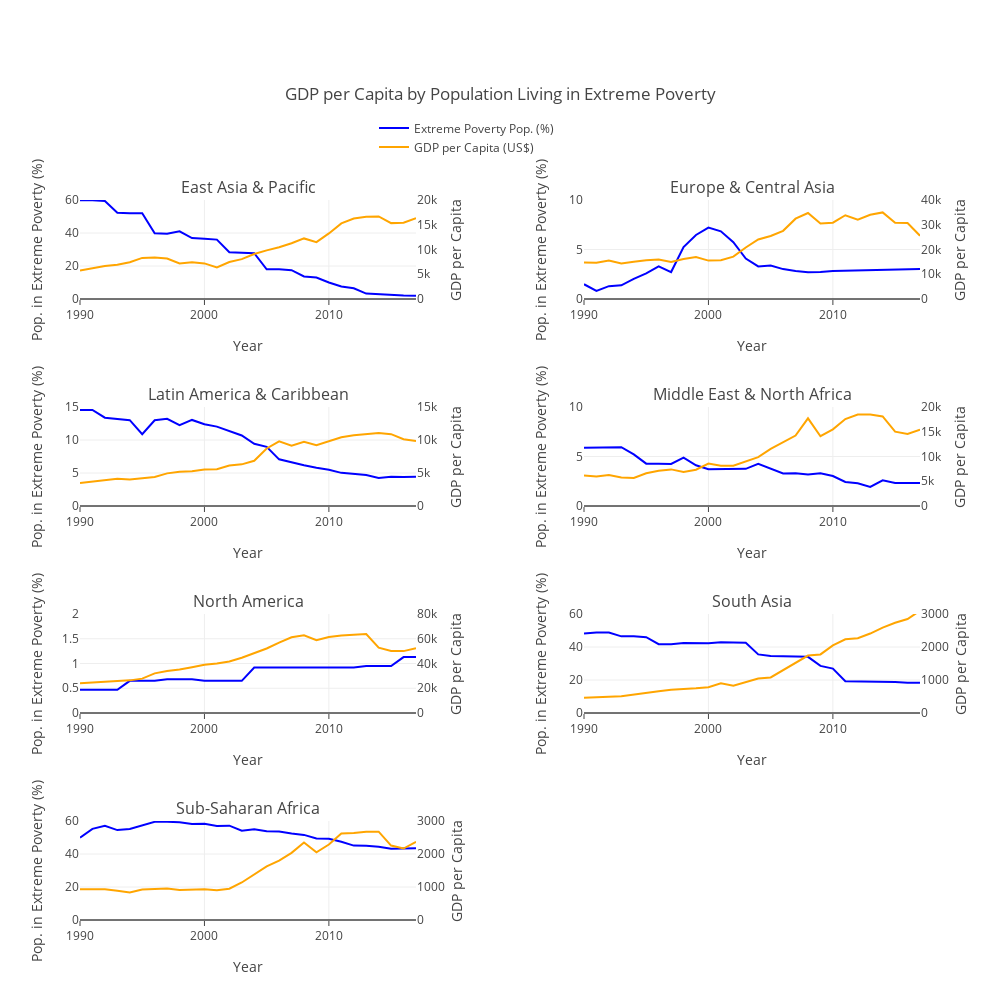

The code cell stored with this chart in its notebook:
### Code cell
fig = go.Figure()
fig = tools.make_subplots(
        rows=4, 
        cols=2, 
        subplot_titles=[reg for reg in grouped_econ_ext_poverty['Region'].unique()],
        vertical_spacing=0.15,
        horizontal_spacing=0.20)

perc_pop_ext_poverty = []
gdp_per_capita = []
for region in grouped_econ_ext_poverty['Region'].unique():
    g_econ_ext_pov_region = grouped_econ_ext_poverty[grouped_econ_ext_poverty['Region'] == region]
    
    gdp_per_capita.append(
        go.Scatter(
            x=g_econ_ext_pov_region['Year'], 
            y=g_econ_ext_pov_region['GDP per Capita(US$)'], 
            name='GDP per Capita (US$)', 
            mode='lines',
            showlegend=False,
            marker=go.scatter.Marker(color='Orange')
        )
    )
    
    perc_pop_ext_poverty.append(
        go.Scatter(
            x=g_econ_ext_pov_region['Year'], 
            y=g_econ_ext_pov_region['Mean Pop. in Extreme Poverty'], 
            name='Extreme Poverty Pop. (%)', 
            mode='lines',
            showlegend=False,
            marker=go.scatter.Marker(color='Blue')
        )
    )

fig['layout'].update(
    go.Layout(
        height=1000,
        width=1000,
        title='GDP per Capita by Population Living in Extreme Poverty',
        xaxis1= go.layout.XAxis(title='Year', ticklen=5),
        xaxis2= go.layout.XAxis(title='Year', ticklen=5),
        xaxis3= go.layout.XAxis(title='Year', ticklen=5),
        xaxis4= go.layout.XAxis(title='Year', ticklen=5),
        xaxis5= go.layout.XAxis(title='Year', ticklen=5),
        xaxis6= go.layout.XAxis(title='Year', ticklen=5),
        xaxis7= go.layout.XAxis(title='Year', ticklen=5),
        yaxis1= go.layout.YAxis(title='Pop. in Extreme Poverty (%)', range=[0,60]),
        yaxis2= go.layout.YAxis(title='Pop. in Extreme Poverty (%)', range=[0,10]),
        yaxis3= go.layout.YAxis(title='Pop. in Extreme Poverty (%)', range=[0,15]),
        yaxis4= go.layout.YAxis(title='Pop. in Extreme Poverty (%)', range=[0,10]),
        yaxis5= go.layout.YAxis(title='Pop. in Extreme Poverty (%)', range=[0,2]),
        yaxis6= go.layout.YAxis(title='Pop. in Extreme Poverty (%)', range=[0,60]),
        yaxis7= go.layout.YAxis(title='Pop. in Extreme Poverty (%)', range=[0,60]),
        yaxis8= go.layout.YAxis(title='GDP per Capita', overlaying='y1', anchor='x1', side='right', range=[0, 20000], showgrid=False),
        yaxis9= go.layout.YAxis(title='GDP per Capita', overlaying='y2', anchor='x2', side='right', range=[0, 40000], showgrid=False),
        yaxis10=go.layout.YAxis(title='GDP per Capita', overlaying='y3', anchor='x3', side='right', range=[0, 15000], showgrid=False),
        yaxis11=go.layout.YAxis(title='GDP per Capita', overlaying='y4', anchor='x4', side='right', range=[0, 20000], showgrid=False),
        yaxis12=go.layout.YAxis(title='GDP per Capita', overlaying='y5', anchor='x5', side='right', range=[0, 80000], showgrid=False),
        yaxis13=go.layout.YAxis(title='GDP per Capita', overlaying='y6', anchor='x6', side='right', range=[0, 3000], showgrid=False),
        yaxis14=go.layout.YAxis(title='GDP per Capita', overlaying='y7', anchor='x7', side='right', range=[0, 3000], showgrid=False),
        margin=dict(t=200),
        legend=dict(x=0.35, y=1.12),
        #annotations=[
        #    dict(
        #        text='Pay Attention to the y axis scale on each chart',
        #        font=dict(size=13),
        #        showarrow=False,
        #        x=0.6,
        #        y=1.03,
        #        xref='paper',
        #        yref='paper'
        #   )
        #]
    )
)

for i in range(7):
    col = i%2 + 1
    row = i//2 + 1
    if i == 0:
        perc_pop_ext_poverty[i]['showlegend'] = True
        gdp_per_capita[i]['showlegend'] = True
        
    fig.append_trace(perc_pop_ext_poverty[i], row, col)
    fig.append_trace(gdp_per_capita[i], row, col)

for i in range(7):
    fig['data'][2*i+1].update(yaxis='y{one}'.format(one=8+i))

py(fig, filename='Small Multiples: GDP per capita and Extreme Poverty Pop.(%)')

### Figure 1 — Plotly figure (JSON) as saved in the notebook; plotly's stock layout.template omitted (floating-point values rounded to 4 significant figures)
{"data": [{"marker": {"color": "Blue"}, "mode": "lines", "name": "Extreme Poverty Pop. (%)", "showlegend": true, "type": "scatter", "uid": "de917e78-ac6a-4182-a1c9-5aa37aad4578", "x": ["1990", "1991", "1992", "1993", "1994", "1995", "1996", "1997", "1998", "1999", "2000", "2001", "2002", "2003", "2004", "2005", "2006", "2007", "2008", "2009", "2010", "2011", "2012", "2013", "2014", "2015", "2016", "2017"], "xaxis": "x", "y": [59.82, 59.86, 59.34, 52.25, 52.04, 51.98, 39.78, 39.5, 40.99, 36.93, 36.47, 35.99, 28.29, 28.19, 27.79, 18.02, 18.08, 17.44, 13.69, 13.06, 10, 7.6, 6.49, 3.28, 2.78, 2.16, 2.06, 1.97], "yaxis": "y"}, {"marker": {"color": "Orange"}, "mode": "lines", "name": "GDP per Capita (US$)", "showlegend": true, "type": "scatter", "uid": "b804d5b4-1472-41e2-845c-3a4208444874", "x": ["1990", "1991", "1992", "1993", "1994", "1995", "1996", "1997", "1998", "1999", "2000", "2001", "2002", "2003", "2004", "2005", "2006", "2007", "2008", "2009", "2010", "2011", "2012", "2013", "2014", "2015", "2016", "2017"], "xaxis": "x", "y": [5760.0, 6176.0, 6683.0, 6904.0, 7430.0, 8303.0, 8404.0, 8168.0, 7197.0, 7409.0, 7191.0, 6367.0, 7461.0, 8061.0, 9090.0, 9827.0, 10460.0, 11270.0, 12240.0, 11480.0, 13250.0, 15280.0, 16270.0, 16620.0, 16680.0, 15330.0, 15400.0, 16330.0], "yaxis": "y8"}, {"marker": {"color": "Blue"}, "mode": "lines", "name": "Extreme Poverty Pop. (%)", "showlegend": false, "type": "scatter", "uid": "a48f7f11-7b25-4feb-b093-ef212474316e", "x": ["1990", "1991", "1992", "1993", "1994", "1995", "1996", "1997", "1998", "1999", "2000", "2001", "2002", "2003", "2004", "2005", "2006", "2007", "2008", "2009", "2010", "2011", "2012", "2013", "2014", "2015", "2016", "2017"], "xaxis": "x2", "y": [1.49, 0.81, 1.3, 1.38, 2.04, 2.59, 3.29, 2.72, 5.25, 6.47, 7.21, 6.84, 5.74, 4.08, 3.29, 3.39, 3.02, 2.82, 2.7, 2.72, 2.83, 2.86, 2.89, 2.94, 2.92, 2.98, 3, 3.03], "yaxis": "y2"}, {"marker": {"color": "Orange"}, "mode": "lines", "name": "GDP per Capita (US$)", "showlegend": false, "type": "scatter", "uid": "5ae126a4-5b7c-4fca-91c3-6d92f64fe51d", "x": ["1990", "1991", "1992", "1993", "1994", "1995", "1996", "1997", "1998", "1999", "2000", "2001", "2002", "2003", "2004", "2005", "2006", "2007", "2008", "2009", "2010", "2011", "2012", "2013", "2014", "2015", "2016", "2017"], "xaxis": "x2", "y": [14710.0, 14640.0, 15580.0, 14390.0, 15060.0, 15700.0, 15970.0, 14980.0, 16160.0, 16940.0, 15510.0, 15650.0, 17130.0, 20810.0, 24050.0, 25460.0, 27550.0, 32460.0, 34740.0, 30520.0, 30850.0, 33830.0, 32020.0, 34030.0, 34990.0, 30770.0, 30740.0, 25580.0], "yaxis": "y9"}, {"marker": {"color": "Blue"}, "mode": "lines", "name": "Extreme Poverty Pop. (%)", "showlegend": false, "type": "scatter", "uid": "9567a4f7-ab78-480a-b0ed-544f13d0e2b7", "x": ["1990", "1991", "1992", "1993", "1994", "1995", "1996", "1997", "1998", "1999", "2000", "2001", "2002", "2003", "2004", "2005", "2006", "2007", "2008", "2009", "2010", "2011", "2012", "2013", "2014", "2015", "2016", "2017"], "xaxis": "x3", "y": [14.56, 14.56, 13.38, 13.22, 13.01, 10.89, 12.99, 13.2, 12.26, 13.04, 12.38, 12.03, 11.37, 10.69, 9.43, 8.96, 7.07, 6.59, 6.16, 5.8, 5.49, 5.02, 4.88, 4.68, 4.25, 4.42, 4.39, 4.45], "yaxis": "y3"}, {"marker": {"color": "Orange"}, "mode": "lines", "name": "GDP per Capita (US$)", "showlegend": false, "type": "scatter", "uid": "ddb065d7-84c6-4915-a1b7-a4fea82eb6d4", "x": ["1990", "1991", "1992", "1993", "1994", "1995", "1996", "1997", "1998", "1999", "2000", "2001", "2002", "2003", "2004", "2005", "2006", "2007", "2008", "2009", "2010", "2011", "2012", "2013", "2014", "2015", "2016", "2017"], "xaxis": "x3", "y": [3498.0, 3740.0, 3896.0, 4128.0, 4016.0, 4228.0, 4400.0, 4944.0, 5191.0, 5267, 5526.0, 5580.0, 6141.0, 6310.0, 6853.0, 8716.0, 9800.0, 9121.0, 9719.0, 9211.0, 9870.0, 10420.0, 10700.0, 10860.0, 11070.0, 10890.0, 10110.0, 9851.0], "yaxis": "y10"}, {"marker": {"color": "Blue"}, "mode": "lines", "name": "Extreme Poverty Pop. (%)", "showlegend": false, "type": "scatter", "uid": "4bc42609-ef59-49de-a303-3a2f6d8e7184", "x": ["1990", "1991", "1992", "1993", "1994", "1995", "1996", "1997", "1998", "1999", "2000", "2001", "2002", "2003", "2004", "2005", "2006", "2007", "2008", "2009", "2010", "2011", "2012", "2013", "2014", "2015", "2016", "2017"], "xaxis": "x4", "y": [5.89, 5.89, 5.94, 5.94, 5.21, 4.28, 4.28, 4.25, 4.88, 4.11, 3.72, 3.71, 3.75, 3.75, 4.25, 3.78, 3.29, 3.31, 3.18, 3.31, 3.03, 2.43, 2.3, 1.92, 2.59, 2.32, 2.34, 2.33], "yaxis": "y4"}, {"marker": {"color": "Orange"}, "mode": "lines", "name": "GDP per Capita (US$)", "showlegend": false, "type": "scatter", "uid": "4efb6182-8adf-496a-8277-cb4e7af20b08", "x": ["1990", "1991", "1992", "1993", "1994", "1995", "1996", "1997", "1998", "1999", "2000", "2001", "2002", "2003", "2004", "2005", "2006", "2007", "2008", "2009", "2010", "2011", "2012", "2013", "2014", "2015", "2016", "2017"], "xaxis": "x4", "y": [6141.0, 5950.0, 6245.0, 5752.0, 5666.0, 6608.0, 7138.0, 7396.0, 6852.0, 7334.0, 8569.0, 8155.0, 8156.0, 9043.0, 9880.0, 11520.0, 12940.0, 14220.0, 17720.0, 14090.0, 15480.0, 17560.0, 18476, 18470.0, 18095, 15020.0, 14570.0, 15440.0], "yaxis": "y11"}, {"marker": {"color": "Blue"}, "mode": "lines", "name": "Extreme Poverty Pop. (%)", "showlegend": false, "type": "scatter", "uid": "9a0fbfe7-c73f-417d-9f0a-535f352bbf87", "x": ["1990", "1991", "1992", "1993", "1994", "1995", "1996", "1997", "1998", "1999", "2000", "2001", "2002", "2003", "2004", "2005", "2006", "2007", "2008", "2009", "2010", "2011", "2012", "2013", "2014", "2015", "2016", "2017"], "xaxis": "x5", "y": [0.47, 0.47, 0.47, 0.47, 0.65, 0.65, 0.65, 0.68, 0.68, 0.68, 0.65, 0.65, 0.65, 0.65, 0.92, 0.92, 0.92, 0.92, 0.92, 0.92, 0.92, 0.92, 0.92, 0.95, 0.95, 0.95, 1.13, 1.13], "yaxis": "y5"}, {"marker": {"color": "Orange"}, "mode": "lines", "name": "GDP per Capita (US$)", "showlegend": false, "type": "scatter", "uid": "d0046362-e456-4699-9c41-f24c3d501c05", "x": ["1990", "1991", "1992", "1993", "1994", "1995", "1996", "1997", "1998", "1999", "2000", "2001", "2002", "2003", "2004", "2005", "2006", "2007", "2008", "2009", "2010", "2011", "2012", "2013", "2014", "2015", "2016", "2017"], "xaxis": "x5", "y": [24060.0, 24590.0, 24980.0, 25790.0, 26370.0, 27780.0, 32030.0, 33940.0, 35070.0, 37010.0, 38950.0, 39950.0, 41640.0, 44650.0, 48087, 52130.0, 56910.0, 61150.0, 62870.0, 58750.0, 61370.0, 62650.0, 63190.0, 63760.0, 52830.0, 50070.0, 50010.0, 52400.0], "yaxis": "y12"}, {"marker": {"color": "Blue"}, "mode": "lines", "name": "Extreme Poverty Pop. (%)", "showlegend": false, "type": "scatter", "uid": "8046a235-299a-44ac-8fcb-1dd1cfe629a4", "x": ["1990", "1991", "1992", "1993", "1994", "1995", "1996", "1997", "1998", "1999", "2000", "2001", "2002", "2003", "2004", "2005", "2006", "2007", "2008", "2009", "2010", "2011", "2012", "2013", "2014", "2015", "2016", "2017"], "xaxis": "x6", "y": [48.17, 48.8, 48.81, 46.46, 46.47, 45.94, 41.68, 41.67, 42.41, 42.41, 42.32, 42.84, 42.82, 42.54, 35.52, 34.48, 34.41, 34.06, 34.05, 28.57, 26.93, 19.27, 19.26, 19.05, 19.04, 18.78, 18.3, 18.29], "yaxis": "y6"}, {"marker": {"color": "Orange"}, "mode": "lines", "name": "GDP per Capita (US$)", "showlegend": false, "type": "scatter", "uid": "f1571eec-a9bb-4760-8228-e53d789ed537", "x": ["1990", "1991", "1992", "1993", "1994", "1995", "1996", "1997", "1998", "1999", "2000", "2001", "2002", "2003", "2004", "2005", "2006", "2007", "2008", "2009", "2010", "2011", "2012", "2013", "2014", "2015", "2016", "2017"], "xaxis": "x6", "y": [459.5, 463.7, 489.7, 510.1, 552.9, 609.6, 656.6, 706.0, 720.7, 751.3, 782.5, 898.2, 825.6, 932.0, 1045.0, 1078.0, 1297.0, 1527.0, 1740.0, 1775.0, 2049.0, 2235.0, 2268.0, 2408.0, 2588.0, 2733.0, 2846.0, 3100.0], "yaxis": "y13"}, {"marker": {"color": "Blue"}, "mode": "lines", "name": "Extreme Poverty Pop. (%)", "showlegend": false, "type": "scatter", "uid": "0d5d87c9-1897-4ab5-b045-ce74f7ce5e30", "x": ["1990", "1991", "1992", "1993", "1994", "1995", "1996", "1997", "1998", "1999", "2000", "2001", "2002", "2003", "2004", "2005", "2006", "2007", "2008", "2009", "2010", "2011", "2012", "2013", "2014", "2015", "2016", "2017"], "xaxis": "x7", "y": [49.93, 55.26, 57.15, 54.5, 55.12, 57.13, 59.5, 59.53, 59.27, 58.15, 58.28, 57, 57.17, 54.14, 54.93, 53.83, 53.68, 52.39, 51.57, 49.44, 49.21, 47.38, 45.08, 44.99, 44.37, 43.19, 43.48, 43.52], "yaxis": "y7"}, {"marker": {"color": "Orange"}, "mode": "lines", "name": "GDP per Capita (US$)", "showlegend": false, "type": "scatter", "uid": "b93edb69-72d1-4476-8899-e875c950708a", "x": ["1990", "1991", "1992", "1993", "1994", "1995", "1996", "1997", "1998", "1999", "2000", "2001", "2002", "2003", "2004", "2005", "2006", "2007", "2008", "2009", "2010", "2011", "2012", "2013", "2014", "2015", "2016", "2017"], "xaxis": "x7", "y": [932.5, 930.6, 932.3, 887.2, 835.9, 924.6, 950.4, 955.6, 909.4, 924.8, 931.2, 903.9, 948.5, 1137.0, 1384.0, 1623.0, 1801.0, 2035.0, 2347.0, 2054.0, 2288.0, 2620.0, 2635.0, 2675.0, 2676.0, 2255.0, 2166.0, 2369.0], "yaxis": "y14"}], "layout": {"annotations": [{"font": {"size": 16}, "showarrow": false, "text": "East Asia & Pacific", "x": 0.2, "xanchor": "center", "xref": "paper", "y": 1, "yanchor": "bottom", "yref": "paper"}, {"font": {"size": 16}, "showarrow": false, "text": "Europe & Central Asia", "x": 0.8, "xanchor": "center", "xref": "paper", "y": 1, "yanchor": "bottom", "yref": "paper"}, {"font": {"size": 16}, "showarrow": false, "text": "Latin America & Caribbean", "x": 0.2, "xanchor": "center", "xref": "paper", "y": 0.7125, "yanchor": "bottom", "yref": "paper"}, {"font": {"size": 16}, "showarrow": false, "text": "Middle East & North Africa", "x": 0.8, "xanchor": "center", "xref": "paper", "y": 0.7125, "yanchor": "bottom", "yref": "paper"}, {"font": {"size": 16}, "showarrow": false, "text": "North America", "x": 0.2, "xanchor": "center", "xref": "paper", "y": 0.425, "yanchor": "bottom", "yref": "paper"}, {"font": {"size": 16}, "showarrow": false, "text": "South Asia", "x": 0.8, "xanchor": "center", "xref": "paper", "y": 0.425, "yanchor": "bottom", "yref": "paper"}, {"font": {"size": 16}, "showarrow": false, "text": "Sub-Saharan Africa", "x": 0.2, "xanchor": "center", "xref": "paper", "y": 0.1375, "yanchor": "bottom", "yref": "paper"}], "height": 1000, "legend": {"x": 0.35, "y": 1.12}, "margin": {"t": 200}, "title": {"text": "GDP per Capita by Population Living in Extreme Poverty"}, "width": 1000, "xaxis": {"anchor": "y", "domain": [0, 0.4], "ticklen": 5, "title": {"text": "Year"}}, "xaxis2": {"anchor": "y2", "domain": [0.6, 1], "ticklen": 5, "title": {"text": "Year"}}, "xaxis3": {"anchor": "y3", "domain": [0, 0.4], "ticklen": 5, "title": {"text": "Year"}}, "xaxis4": {"anchor": "y4", "domain": [0.6, 1], "ticklen": 5, "title": {"text": "Year"}}, "xaxis5": {"anchor": "y5", "domain": [0, 0.4], "ticklen": 5, "title": {"text": "Year"}}, "xaxis6": {"anchor": "y6", "domain": [0.6, 1], "ticklen": 5, "title": {"text": "Year"}}, "xaxis7": {"anchor": "y7", "domain": [0, 0.4], "ticklen": 5, "title": {"text": "Year"}}, "xaxis8": {"anchor": "y8", "domain": [0.6, 1]}, "yaxis": {"anchor": "x", "domain": [0.8625, 1], "range": [0, 60], "title": {"text": "Pop. in Extreme Poverty (%)"}}, "yaxis10": {"anchor": "x3", "overlaying": "y3", "range": [0, 15000], "showgrid": false, "side": "right", "title": {"text": "GDP per Capita"}}, "yaxis11": {"anchor": "x4", "overlaying": "y4", "range": [0, 20000], "showgrid": false, "side": "right", "title": {"text": "GDP per Capita"}}, "yaxis12": {"anchor": "x5", "overlaying": "y5", "range": [0, 80000], "showgrid": false, "side": "right", "title": {"text": "GDP per Capita"}}, "yaxis13": {"anchor": "x6", "overlaying": "y6", "range": [0, 3000], "showgrid": false, "side": "right", "title": {"text": "GDP per Capita"}}, "yaxis14": {"anchor": "x7", "overlaying": "y7", "range": [0, 3000], "showgrid": false, "side": "right", "title": {"text": "GDP per Capita"}}, "yaxis2": {"anchor": "x2", "domain": [0.8625, 1], "range": [0, 10], "title": {"text": "Pop. in Extreme Poverty (%)"}}, "yaxis3": {"anchor": "x3", "domain": [0.575, 0.7125], "range": [0, 15], "title": {"text": "Pop. in Extreme Poverty (%)"}}, "yaxis4": {"anchor": "x4", "domain": [0.575, 0.7125], "range": [0, 10], "title": {"text": "Pop. in Extreme Poverty (%)"}}, "yaxis5": {"anchor": "x5", "domain": [0.2875, 0.425], "range": [0, 2], "title": {"text": "Pop. in Extreme Poverty (%)"}}, "yaxis6": {"anchor": "x6", "domain": [0.2875, 0.425], "range": [0, 60], "title": {"text": "Pop. in Extreme Poverty (%)"}}, "yaxis7": {"anchor": "x7", "domain": [0, 0.1375], "range": [0, 60], "title": {"text": "Pop. in Extreme Poverty (%)"}}, "yaxis8": {"anchor": "x", "domain": [0, 0.1375], "overlaying": "y", "range": [0, 20000], "showgrid": false, "side": "right", "title": {"text": "GDP per Capita"}}, "yaxis9": {"anchor": "x2", "overlaying": "y2", "range": [0, 40000], "showgrid": false, "side": "right", "title": {"text": "GDP per Capita"}}}}
